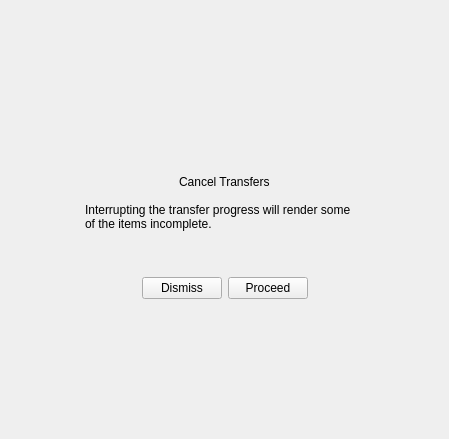
<?xml version="1.0" encoding="UTF-8"?>
<ui version="4.0">
 <class>CancelConfirmWidget</class>
 <widget class="QWidget" name="CancelConfirmWidget">
  <property name="geometry">
   <rect>
    <x>0</x>
    <y>0</y>
    <width>449</width>
    <height>439</height>
   </rect>
  </property>
  <property name="windowTitle">
   <string notr="true"/>
  </property>
  <layout class="QVBoxLayout" name="verticalLayout">
   <item>
    <spacer name="verticalSpacer_3">
     <property name="orientation">
      <enum>Qt::Vertical</enum>
     </property>
     <property name="sizeHint" stdset="0">
      <size>
       <width>20</width>
       <height>50</height>
      </size>
     </property>
    </spacer>
   </item>
   <item>
    <layout class="QHBoxLayout" name="horizontalLayout_2">
     <item>
      <spacer name="horizontalSpacer_3">
       <property name="orientation">
        <enum>Qt::Horizontal</enum>
       </property>
       <property name="sizeHint" stdset="0">
        <size>
         <width>40</width>
         <height>20</height>
        </size>
       </property>
      </spacer>
     </item>
     <item>
      <widget class="QLabel" name="lWarningIcon">
       <property name="text">
        <string/>
       </property>
       <property name="pixmap">
        <pixmap resource="../Resources_win.qrc">:/images/icon_warning.png</pixmap>
       </property>
      </widget>
     </item>
     <item>
      <spacer name="horizontalSpacer_4">
       <property name="orientation">
        <enum>Qt::Horizontal</enum>
       </property>
       <property name="sizeHint" stdset="0">
        <size>
         <width>40</width>
         <height>20</height>
        </size>
       </property>
      </spacer>
     </item>
    </layout>
   </item>
   <item>
    <spacer name="verticalSpacer_4">
     <property name="orientation">
      <enum>Qt::Vertical</enum>
     </property>
     <property name="sizeType">
      <enum>QSizePolicy::Fixed</enum>
     </property>
     <property name="sizeHint" stdset="0">
      <size>
       <width>20</width>
       <height>5</height>
      </size>
     </property>
    </spacer>
   </item>
   <item>
    <layout class="QHBoxLayout" name="horizontalLayout_3">
     <item>
      <spacer name="horizontalSpacer_5">
       <property name="orientation">
        <enum>Qt::Horizontal</enum>
       </property>
       <property name="sizeHint" stdset="0">
        <size>
         <width>40</width>
         <height>20</height>
        </size>
       </property>
      </spacer>
     </item>
     <item>
      <widget class="QLabel" name="lCancelTransfers">
       <property name="text">
        <string>Cancel Transfers</string>
       </property>
       <property name="role" stdset="0">
        <string notr="true">title</string>
       </property>
      </widget>
     </item>
     <item>
      <spacer name="horizontalSpacer_6">
       <property name="orientation">
        <enum>Qt::Horizontal</enum>
       </property>
       <property name="sizeHint" stdset="0">
        <size>
         <width>40</width>
         <height>20</height>
        </size>
       </property>
      </spacer>
     </item>
    </layout>
   </item>
   <item>
    <spacer name="verticalSpacer_5">
     <property name="orientation">
      <enum>Qt::Vertical</enum>
     </property>
     <property name="sizeType">
      <enum>QSizePolicy::Fixed</enum>
     </property>
     <property name="sizeHint" stdset="0">
      <size>
       <width>20</width>
       <height>5</height>
      </size>
     </property>
    </spacer>
   </item>
   <item>
    <layout class="QHBoxLayout" name="horizontalLayout_4">
     <item>
      <spacer name="horizontalSpacer_7">
       <property name="orientation">
        <enum>Qt::Horizontal</enum>
       </property>
       <property name="sizeHint" stdset="0">
        <size>
         <width>40</width>
         <height>20</height>
        </size>
       </property>
      </spacer>
     </item>
     <item>
      <widget class="QLabel" name="lExplanation">
       <property name="text">
        <string>Interrupting the transfer progress will render some of the items incomplete.</string>
       </property>
       <property name="wordWrap">
        <bool>true</bool>
       </property>
       <property name="role" stdset="0">
        <string notr="true">details</string>
       </property>
      </widget>
     </item>
     <item>
      <spacer name="horizontalSpacer_8">
       <property name="orientation">
        <enum>Qt::Horizontal</enum>
       </property>
       <property name="sizeHint" stdset="0">
        <size>
         <width>40</width>
         <height>20</height>
        </size>
       </property>
      </spacer>
     </item>
    </layout>
   </item>
   <item>
    <spacer name="verticalSpacer">
     <property name="orientation">
      <enum>Qt::Vertical</enum>
     </property>
     <property name="sizeType">
      <enum>QSizePolicy::Fixed</enum>
     </property>
     <property name="sizeHint" stdset="0">
      <size>
       <width>20</width>
       <height>40</height>
      </size>
     </property>
    </spacer>
   </item>
   <item>
    <layout class="QHBoxLayout" name="horizontalLayout">
     <item>
      <spacer name="horizontalSpacer">
       <property name="orientation">
        <enum>Qt::Horizontal</enum>
       </property>
       <property name="sizeHint" stdset="0">
        <size>
         <width>40</width>
         <height>20</height>
        </size>
       </property>
      </spacer>
     </item>
     <item>
      <widget class="QPushButton" name="pDismiss">
       <property name="cursor">
        <cursorShape>PointingHandCursor</cursorShape>
       </property>
       <property name="text">
        <string>Dismiss</string>
       </property>
      </widget>
     </item>
     <item>
      <widget class="QPushButton" name="pProceed">
       <property name="cursor">
        <cursorShape>PointingHandCursor</cursorShape>
       </property>
       <property name="text">
        <string>Proceed</string>
       </property>
      </widget>
     </item>
     <item>
      <spacer name="horizontalSpacer_2">
       <property name="orientation">
        <enum>Qt::Horizontal</enum>
       </property>
       <property name="sizeHint" stdset="0">
        <size>
         <width>40</width>
         <height>20</height>
        </size>
       </property>
      </spacer>
     </item>
    </layout>
   </item>
   <item>
    <spacer name="verticalSpacer_2">
     <property name="orientation">
      <enum>Qt::Vertical</enum>
     </property>
     <property name="sizeHint" stdset="0">
      <size>
       <width>20</width>
       <height>50</height>
      </size>
     </property>
    </spacer>
   </item>
  </layout>
 </widget>
 <resources>
  <include location="../Resources_win.qrc"/>
 </resources>
 <connections/>
</ui>
